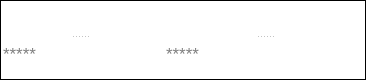
            <widget class="QFrame" name="frame_2">
             <property name="minimumSize">
              <size>
               <width>0</width>
               <height>70</height>
              </size>
             </property>
             <property name="maximumSize">
              <size>
               <width>16777215</width>
               <height>80</height>
              </size>
             </property>
             <property name="styleSheet">
              <string notr="true">background-color: qlineargradient(spread:pad, x1:0.574, y1:1, x2:0.557, y2:0, stop:0 rgba(26, 0, 189, 0), stop:1 rgba(53, 0, 151, 0));</string>
             </property>
             <property name="frameShape">
              <enum>QFrame::StyledPanel</enum>
             </property>
             <property name="frameShadow">
              <enum>QFrame::Raised</enum>
             </property>
             <layout class="QHBoxLayout" name="horizontalLayout_4">
              <property name="leftMargin">
               <number>0</number>
              </property>
              <property name="topMargin">
               <number>0</number>
              </property>
              <property name="rightMargin">
               <number>0</number>
              </property>
              <property name="bottomMargin">
               <number>0</number>
              </property>
              <item>
               <widget class="QSplitter" name="splitter_3">
                <property name="orientation">
                 <enum>Qt::Vertical</enum>
                </property>
                <widget class="QLabel" name="label_7">
                 <property name="minimumSize">
                  <size>
                   <width>0</width>
                   <height>25</height>
                  </size>
                 </property>
                 <property name="maximumSize">
                  <size>
                   <width>16777215</width>
                   <height>25</height>
                  </size>
                 </property>
                 <property name="font">
                  <font>
                   <family>Agency FB</family>
                   <pointsize>15</pointsize>
                   <weight>75</weight>
                   <bold>true</bold>
                  </font>
                 </property>
                 <property name="styleSheet">
                  <string notr="true">color: rgb(255, 255, 255);
background-color: qlineargradient(spread:pad, x1:0.574, y1:1, x2:0.557, y2:0, stop:0 rgba(26, 0, 189, 0), stop:1 rgba(53, 0, 151, 0));</string>
                 </property>
                 <property name="text">
                  <string>SENHA:</string>
                 </property>
                </widget>
                <widget class="QLineEdit" name="txtSenha">
                 <property name="minimumSize">
                  <size>
                   <width>0</width>
                   <height>30</height>
                  </size>
                 </property>
                 <property name="maximumSize">
                  <size>
                   <width>16777215</width>
                   <height>30</height>
                  </size>
                 </property>
                 <property name="font">
                  <font>
                   <family>Nirmala UI</family>
                   <pointsize>13</pointsize>
                  </font>
                 </property>
                 <property name="styleSheet">
                  <string notr="true">background-color: rgb(255, 255, 255);border-radius:2px;</string>
                 </property>
                 <property name="text">
                  <string/>
                 </property>
                 <property name="maxLength">
                  <number>5</number>
                 </property>
                 <property name="echoMode">
                  <enum>QLineEdit::Password</enum>
                 </property>
                 <property name="placeholderText">
                  <string>*****</string>
                 </property>
                 <property name="clearButtonEnabled">
                  <bool>true</bool>
                 </property>
                </widget>
               </widget>
              </item>
              <item>
               <widget class="QSplitter" name="splitter_4">
                <property name="orientation">
                 <enum>Qt::Vertical</enum>
                </property>
                <widget class="QLabel" name="label_8">
                 <property name="minimumSize">
                  <size>
                   <width>0</width>
                   <height>25</height>
                  </size>
                 </property>
                 <property name="maximumSize">
                  <size>
                   <width>16777215</width>
                   <height>25</height>
                  </size>
                 </property>
                 <property name="font">
                  <font>
                   <family>Agency FB</family>
                   <pointsize>15</pointsize>
                   <weight>75</weight>
                   <bold>true</bold>
                  </font>
                 </property>
                 <property name="styleSheet">
                  <string notr="true">color: rgb(255, 255, 255);
background-color: qlineargradient(spread:pad, x1:0.574, y1:1, x2:0.557, y2:0, stop:0 rgba(26, 0, 189, 0), stop:1 rgba(53, 0, 151, 0));</string>
                 </property>
                 <property name="text">
                  <string>CONFIRMAR SENHA:</string>
                 </property>
                </widget>
                <widget class="QLineEdit" name="txtConfirmarSenha">
                 <property name="minimumSize">
                  <size>
                   <width>0</width>
                   <height>30</height>
                  </size>
                 </property>
                 <property name="maximumSize">
                  <size>
                   <width>16777215</width>
                   <height>30</height>
                  </size>
                 </property>
                 <property name="font">
                  <font>
                   <family>Nirmala UI</family>
                   <pointsize>13</pointsize>
                  </font>
                 </property>
                 <property name="styleSheet">
                  <string notr="true">background-color: rgb(255, 255, 255);border-radius:2px;</string>
                 </property>
                 <property name="text">
                  <string/>
                 </property>
                 <property name="maxLength">
                  <number>5</number>
                 </property>
                 <property name="echoMode">
                  <enum>QLineEdit::Password</enum>
                 </property>
                 <property name="placeholderText">
                  <string>*****</string>
                 </property>
                 <property name="clearButtonEnabled">
                  <bool>true</bool>
                 </property>
                </widget>
               </widget>
              </item>
             </layout>
            </widget>
